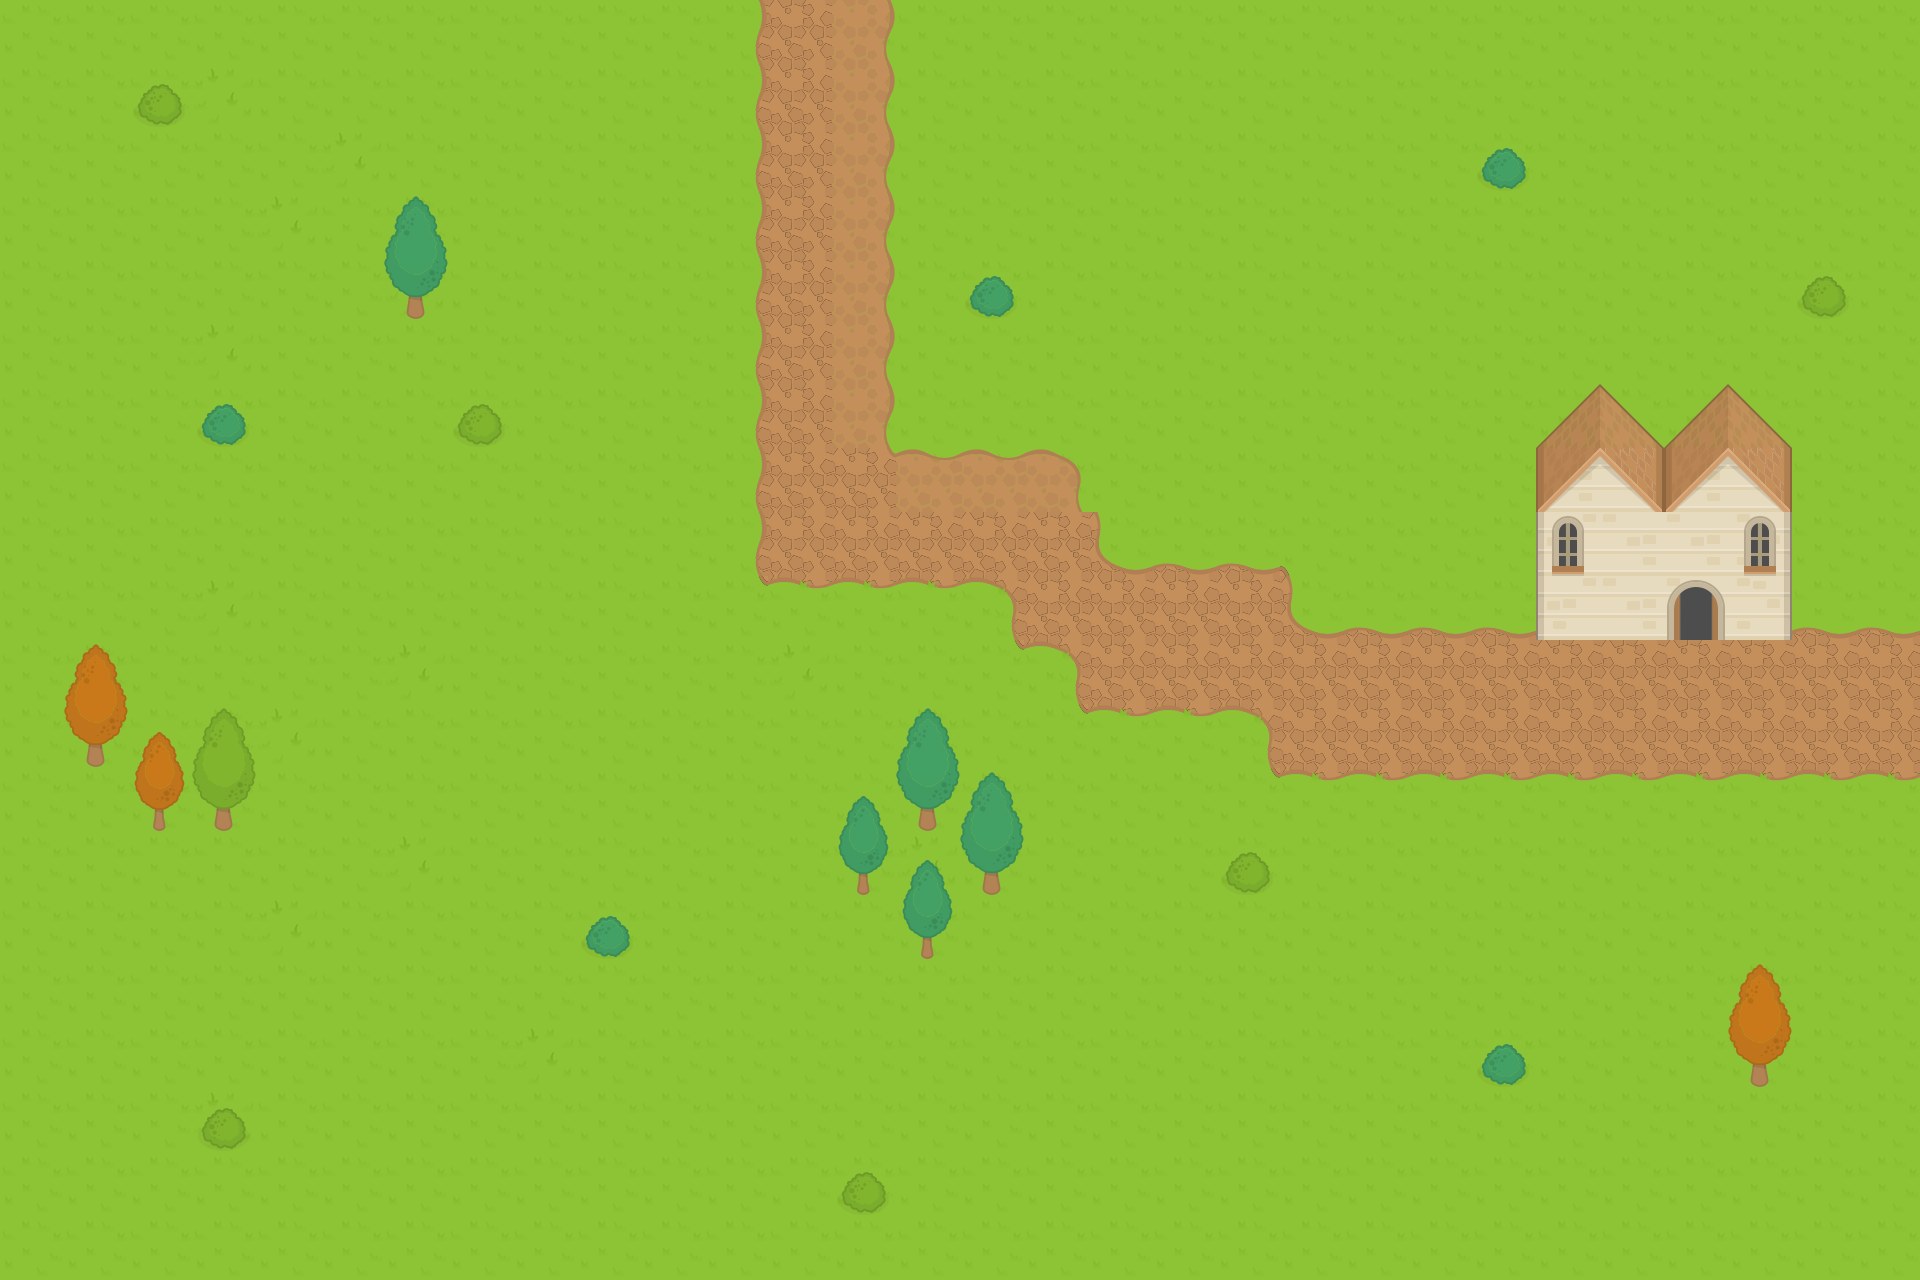

This game map was drawn from its Tiled (.tmx) file and the tilesets committed beside it. A one-line description and the full map source follow:
An orthogonal 30x20 tile map with 64x64 px tiles, 4 tile layers (ground, house-bg, house-fg, trees).

<map version="1.9" tiledversion="1.9.2" orientation="orthogonal" renderorder="right-down" width="30" height="20" tilewidth="64" tileheight="64" infinite="0" nextlayerid="11" nextobjectid="1">
 <editorsettings>
  <export target="../public/assets/json/levelTwo-map.json" format="json" />
 </editorsettings>
 <tileset firstgid="1" name="main" tilewidth="64" tileheight="64" tilecount="247" columns="19">
  <image source="../public/assets/images/levels-map.png" width="1277" height="832" />
 </tileset>
 <layer id="1" name="ground" width="30" height="20">
  <data encoding="csv">
21,21,21,21,21,21,21,21,21,21,21,22,26,27,21,21,21,21,21,21,21,21,21,21,21,21,21,21,21,21,
21,21,21,43,21,21,21,21,21,21,21,22,26,27,21,21,21,21,21,21,21,21,21,21,21,21,21,21,21,21,
21,21,21,21,21,43,21,21,21,21,21,22,26,27,21,21,21,21,21,21,21,21,21,21,21,21,21,21,21,21,
21,21,21,21,43,21,21,21,21,21,21,22,26,27,21,21,21,21,21,21,21,21,21,21,21,21,21,21,21,21,
21,21,21,21,21,21,43,21,21,21,21,22,26,27,21,21,21,21,21,21,21,21,21,21,21,21,21,21,21,21,
21,21,21,43,21,21,21,21,21,21,21,22,26,27,21,21,21,21,21,21,21,21,21,21,21,21,21,21,21,21,
21,21,21,21,21,21,21,21,21,21,21,22,26,27,21,21,21,21,21,21,21,21,21,21,21,21,21,21,21,21,
21,21,21,21,21,21,21,21,21,21,21,22,26,28,7,7,8,21,21,21,21,21,21,21,21,21,21,21,21,21,
21,21,21,21,21,21,21,21,21,21,21,22,26,26,26,26,26,39,40,40,5,21,21,21,21,21,21,21,21,21,
21,21,21,43,21,21,21,21,21,21,21,23,2,2,2,3,26,26,26,26,39,40,40,40,40,40,40,40,40,40,
21,21,21,21,21,21,43,21,21,21,21,21,43,21,21,23,3,26,26,26,26,26,26,26,26,26,26,26,26,26,
21,21,21,21,43,21,21,21,21,21,21,21,21,21,21,21,23,2,2,3,26,26,26,26,26,26,26,26,26,26,
21,21,21,21,21,21,21,21,21,21,21,21,21,21,21,21,21,21,21,23,2,2,2,2,2,2,2,2,2,2,
21,21,21,21,21,21,43,21,21,21,21,21,21,21,43,21,21,21,21,21,21,21,21,21,21,21,21,21,21,21,
21,21,21,21,43,21,21,21,21,21,21,21,21,21,21,21,21,21,21,21,21,21,21,21,21,21,21,21,21,21,
21,21,21,21,21,21,21,21,21,21,21,21,21,21,21,21,21,21,21,21,21,21,21,21,21,21,21,21,21,21,
21,21,21,21,21,21,21,21,43,21,21,21,21,21,21,21,21,21,21,21,21,21,21,21,21,21,21,21,21,21,
21,21,21,43,21,21,21,21,21,21,21,21,21,21,21,21,21,21,21,21,21,21,21,21,21,21,21,21,21,21,
21,21,21,21,21,21,21,21,21,21,21,21,21,21,21,21,21,21,21,21,21,21,21,21,21,21,21,21,21,21,
21,21,21,21,21,21,21,21,21,21,21,21,21,21,21,21,21,21,21,21,21,21,21,21,21,21,21,21,21,21
</data>
 </layer>
 <layer id="8" name="house-bg" width="30" height="20" locked="1">
  <data encoding="csv">
0,0,0,0,0,0,0,0,0,0,0,0,0,0,0,0,0,0,0,0,0,0,0,0,0,0,0,0,0,0,
0,0,0,0,0,0,0,0,0,0,0,0,0,0,0,0,0,0,0,0,0,0,0,0,0,0,0,0,0,0,
0,0,0,0,0,0,0,0,0,0,0,0,0,0,0,0,0,0,0,0,0,0,0,0,0,0,0,0,0,0,
0,0,0,0,0,0,0,0,0,0,0,0,0,0,0,0,0,0,0,0,0,0,0,0,0,0,0,0,0,0,
0,0,0,0,0,0,0,0,0,0,0,0,0,0,0,0,0,0,0,0,0,0,0,0,0,0,0,0,0,0,
0,0,0,0,0,0,0,0,0,0,0,0,0,0,0,0,0,0,0,0,0,0,0,0,0,0,0,0,0,0,
0,0,0,0,0,0,0,0,0,0,0,0,0,0,0,0,0,0,0,0,0,0,0,0,0,0,0,0,0,0,
0,0,0,0,0,0,0,0,0,0,0,0,0,0,0,0,0,0,0,0,0,0,0,0,97,97,97,97,0,0,
0,0,0,0,0,0,0,0,0,0,0,0,0,0,0,0,0,0,0,0,0,0,0,0,96,97,97,98,0,0,
0,0,0,0,0,0,0,0,0,0,0,0,0,0,0,0,0,0,0,0,0,0,0,0,96,97,97,98,0,0,
0,0,0,0,0,0,0,0,0,0,0,0,0,0,0,0,0,0,0,0,0,0,0,0,0,0,0,0,0,0,
0,0,0,0,0,0,0,0,0,0,0,0,0,0,0,0,0,0,0,0,0,0,0,0,0,0,0,0,0,0,
0,0,0,0,0,0,0,0,0,0,0,0,0,0,0,0,0,0,0,0,0,0,0,0,0,0,0,0,0,0,
0,0,0,0,0,0,0,0,0,0,0,0,0,0,0,0,0,0,0,0,0,0,0,0,0,0,0,0,0,0,
0,0,0,0,0,0,0,0,0,0,0,0,0,0,0,0,0,0,0,0,0,0,0,0,0,0,0,0,0,0,
0,0,0,0,0,0,0,0,0,0,0,0,0,0,0,0,0,0,0,0,0,0,0,0,0,0,0,0,0,0,
0,0,0,0,0,0,0,0,0,0,0,0,0,0,0,0,0,0,0,0,0,0,0,0,0,0,0,0,0,0,
0,0,0,0,0,0,0,0,0,0,0,0,0,0,0,0,0,0,0,0,0,0,0,0,0,0,0,0,0,0,
0,0,0,0,0,0,0,0,0,0,0,0,0,0,0,0,0,0,0,0,0,0,0,0,0,0,0,0,0,0,
0,0,0,0,0,0,0,0,0,0,0,0,0,0,0,0,0,0,0,0,0,0,0,0,0,0,0,0,0,0
</data>
 </layer>
 <layer id="9" name="house-fg" width="30" height="20" locked="1">
  <data encoding="csv">
0,0,0,0,0,0,0,0,0,0,0,0,0,0,0,0,0,0,0,0,0,0,0,0,0,0,0,0,0,0,
0,0,0,0,0,0,0,0,0,0,0,0,0,0,0,0,0,0,0,0,0,0,0,0,0,0,0,0,0,0,
0,0,0,0,0,0,0,0,0,0,0,0,0,0,0,0,0,0,0,0,0,0,0,0,0,0,0,0,0,0,
0,0,0,0,0,0,0,0,0,0,0,0,0,0,0,0,0,0,0,0,0,0,0,0,0,0,0,0,0,0,
0,0,0,0,0,0,0,0,0,0,0,0,0,0,0,0,0,0,0,0,0,0,0,0,0,0,0,0,0,0,
0,0,0,0,0,0,0,0,0,0,0,0,0,0,0,0,0,0,0,0,0,0,0,0,0,0,0,0,0,0,
0,0,0,0,0,0,0,0,0,0,0,0,0,0,0,0,0,0,0,0,0,0,0,0,117,118,117,118,0,0,
0,0,0,0,0,0,0,0,0,0,0,0,0,0,0,0,0,0,0,0,0,0,0,0,155,156,155,156,0,0,
0,0,0,0,0,0,0,0,0,0,0,0,0,0,0,0,0,0,0,0,0,0,0,0,201,0,0,201,0,0,
0,0,0,0,0,0,0,0,0,0,0,0,0,0,0,0,0,0,0,0,0,0,0,0,0,0,243,0,0,0,
0,0,0,0,0,0,0,0,0,0,0,0,0,0,0,0,0,0,0,0,0,0,0,0,0,0,0,0,0,0,
0,0,0,0,0,0,0,0,0,0,0,0,0,0,0,0,0,0,0,0,0,0,0,0,0,0,0,0,0,0,
0,0,0,0,0,0,0,0,0,0,0,0,0,0,0,0,0,0,0,0,0,0,0,0,0,0,0,0,0,0,
0,0,0,0,0,0,0,0,0,0,0,0,0,0,0,0,0,0,0,0,0,0,0,0,0,0,0,0,0,0,
0,0,0,0,0,0,0,0,0,0,0,0,0,0,0,0,0,0,0,0,0,0,0,0,0,0,0,0,0,0,
0,0,0,0,0,0,0,0,0,0,0,0,0,0,0,0,0,0,0,0,0,0,0,0,0,0,0,0,0,0,
0,0,0,0,0,0,0,0,0,0,0,0,0,0,0,0,0,0,0,0,0,0,0,0,0,0,0,0,0,0,
0,0,0,0,0,0,0,0,0,0,0,0,0,0,0,0,0,0,0,0,0,0,0,0,0,0,0,0,0,0,
0,0,0,0,0,0,0,0,0,0,0,0,0,0,0,0,0,0,0,0,0,0,0,0,0,0,0,0,0,0,
0,0,0,0,0,0,0,0,0,0,0,0,0,0,0,0,0,0,0,0,0,0,0,0,0,0,0,0,0,0
</data>
 </layer>
 <layer id="10" name="trees" width="30" height="20" locked="1">
  <data encoding="csv">
0,0,0,0,0,0,0,0,0,0,0,0,0,0,0,0,0,0,0,0,0,0,0,0,0,0,0,0,0,0,
0,0,172,0,0,0,0,0,0,0,0,0,0,0,0,0,0,0,0,0,0,0,0,0,0,0,0,0,0,0,
0,0,0,0,0,0,0,0,0,0,0,0,0,0,0,0,0,0,0,0,0,0,0,176,0,0,0,0,0,0,
0,0,0,0,0,0,195,0,0,0,0,0,0,0,0,0,0,0,0,0,0,0,0,0,0,0,0,0,0,0,
0,0,0,0,0,0,214,0,0,0,0,0,0,0,0,176,0,0,0,0,0,0,0,0,0,0,0,0,172,0,
0,0,0,0,0,0,0,0,0,0,0,0,0,0,0,0,0,0,0,0,0,0,0,0,0,0,0,0,0,0,
0,0,0,176,0,0,0,172,0,0,0,0,0,0,0,0,0,0,0,0,0,0,0,0,0,0,0,0,0,0,
0,0,0,0,0,0,0,0,0,0,0,0,0,0,0,0,0,0,0,0,0,0,0,0,0,0,0,0,0,0,
0,0,0,0,0,0,0,0,0,0,0,0,0,0,0,0,0,0,0,0,0,0,0,0,0,0,0,0,0,0,
0,0,0,0,0,0,0,0,0,0,0,0,0,0,0,0,0,0,0,0,0,0,0,0,0,0,0,0,0,0,
0,193,0,0,0,0,0,0,0,0,0,0,0,0,0,0,0,0,0,0,0,0,0,0,0,0,0,0,0,0,
0,212,194,191,0,0,0,0,0,0,0,0,0,0,195,0,0,0,0,0,0,0,0,0,0,0,0,0,0,0,
0,0,213,210,0,0,0,0,0,0,0,0,0,196,214,195,0,0,0,0,0,0,0,0,0,0,0,0,0,0,
0,0,0,0,0,0,0,0,0,0,0,0,0,215,196,214,0,0,0,172,0,0,0,0,0,0,0,0,0,0,
0,0,0,0,0,0,0,0,0,176,0,0,0,0,215,0,0,0,0,0,0,0,0,0,0,0,0,0,0,0,
0,0,0,0,0,0,0,0,0,0,0,0,0,0,0,0,0,0,0,0,0,0,0,0,0,0,0,193,0,0,
0,0,0,0,0,0,0,0,0,0,0,0,0,0,0,0,0,0,0,0,0,0,0,176,0,0,0,212,0,0,
0,0,0,172,0,0,0,0,0,0,0,0,0,0,0,0,0,0,0,0,0,0,0,0,0,0,0,0,0,0,
0,0,0,0,0,0,0,0,0,0,0,0,0,172,0,0,0,0,0,0,0,0,0,0,0,0,0,0,0,0,
0,0,0,0,0,0,0,0,0,0,0,0,0,0,0,0,0,0,0,0,0,0,0,0,0,0,0,0,0,0
</data>
 </layer>
</map>